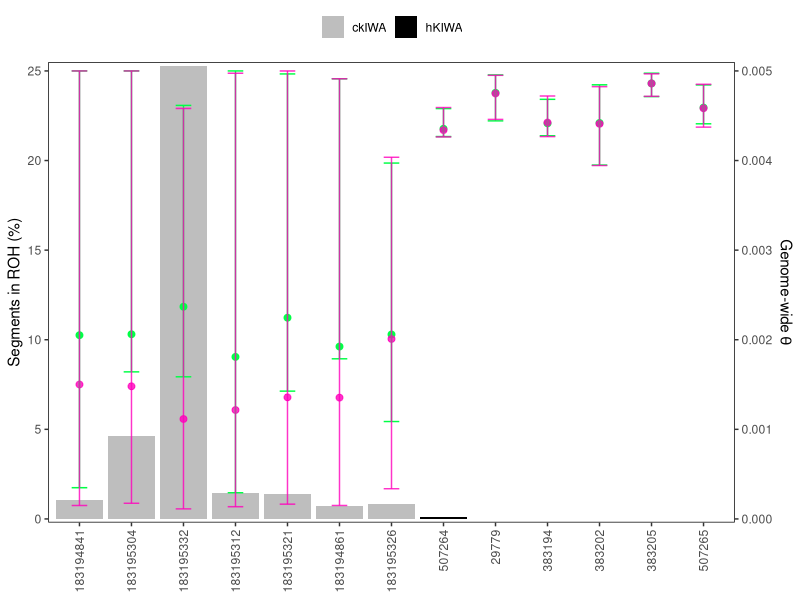
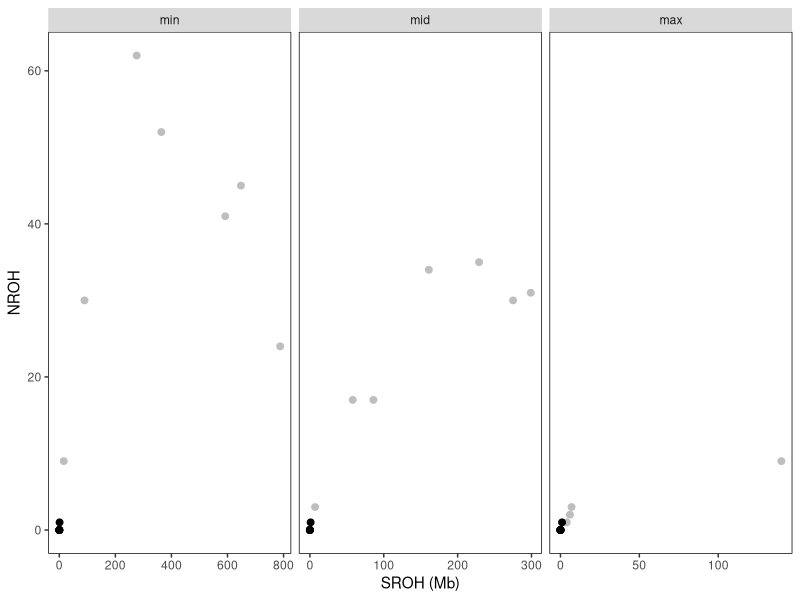
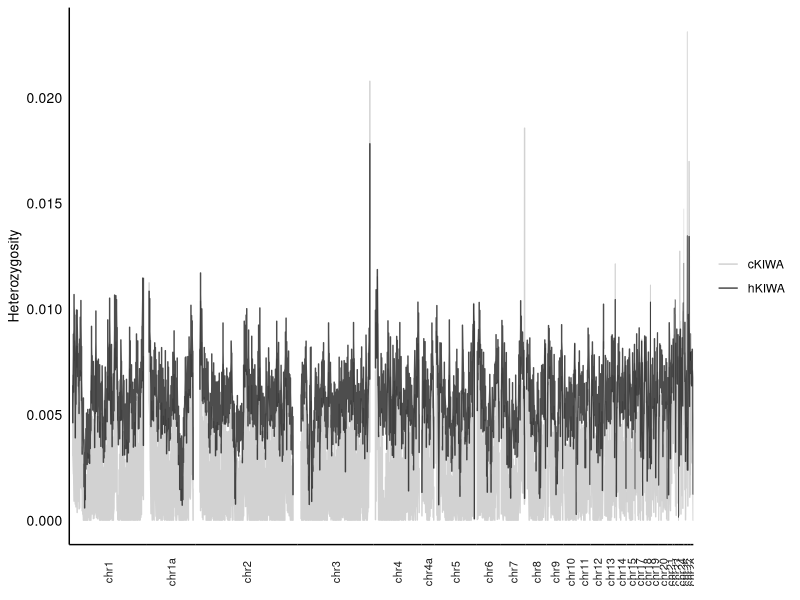

Write the R code that produced these figures, in order.
## ---- chunk 1
knitr::opts_chunk$set(echo = TRUE)
library(ggplot2)
library(tidyverse)
library(dplyr)
## ---- chunk 2
setwd("/Users/annamariacalderon/Desktop/KROH/data/rohan")
#Segments in ROH (%)
roh <- read.table("percent_ROH.txt", header=TRUE)
colnames(roh) <- c("sample", "fROH", "CI")
roh$sample <- as.character(roh$sample)
roh$pop <- c(rep("ckIWA",7), rep("hKIWA",6))
roh$sample <- factor(roh$sample,
                     levels = c("183194841","183195304","183195332",
                                "183195312","183195321","183194861",
                                "183195326","507264","29779", 
                                "383194", "383202","383205","507265"))

# Genome-wide theta outside ROH
theta_o_roh <- read.table("gw_theta_outside_ROH.txt", header=TRUE)

# Genome-wide theta including ROH
theta_inc_roh <- read.table("gw_theta_inc_ROH.txt", header=TRUE)
colnames(theta_inc_roh) <- c("sample","mid","min","max")

#Combine Data
roh_theta <- cbind(roh, 
                   theta_o_roh[,c("thetamid", "thetamin","thetamax")],
                   theta_inc_roh[,c("mid", "min","max")])

#nroh_sroh
nroh_sroh <- read.csv("nroh_sroh.txt", header=TRUE, fill = TRUE)
nroh_sroh[is.na(nroh_sroh)] <- 0
nroh_sroh$pop <- c(rep("ckIWA",21), rep("hKIWA",18))
nroh_sroh$hmm_posterior_decoding <- factor(nroh_sroh$hmm_posterior_decoding,
                                           levels = c("min","mid","max"))

#Heterozygosity
h <- read.table("het.txt", header=TRUE)


## ---- chunk 3
ggplot(roh_theta, aes(x=sample, y=fROH, fill=pop)) +
  geom_bar(stat="identity") +
  geom_point(aes(y = thetamid * 5000), 
             color = "#00FF45", 
             size = 2,
             alpha=1.0,
             show.legend = FALSE) +
  geom_point(aes(y = mid * 5000), 
             color = "#FF00BB", 
             size = 2,
             alpha=0.8,
             show.legend = FALSE) +
  geom_errorbar(aes(y=thetamid*5000, ymin=thetamin*5000, ymax=thetamax*5000),
                color = "#00FF45",
                width = 0.3,
                alpha=1.0) +
  geom_errorbar(aes(y=mid*5000, ymin=min*5000, ymax=max*5000),
                color = "#FF00BB",
                width = 0.3,
                alpha=0.8) +
  scale_fill_manual(values=c("gray","black")) +
  scale_y_continuous(name = "Segments in ROH (%)",
                     expand = c(0,0.2),
                     sec.axis = 
                       sec_axis(~./5000, name=expression("Genome-wide " * theta))) +
  labs(x = NULL) +
  theme(
    panel.background = element_blank(),
    panel.grid = element_blank(),
    panel.border = element_rect(color = "black", fill = NA),
    legend.background = element_blank(),
    legend.title = element_blank(),
    legend.position = "top",
    axis.text.x = element_text(angle = 90, hjust = 1, vjust = 0.5))
## ---- chunk 4

ggplot(nroh_sroh, aes(x = sroh/1e6, y = nroh, color = pop)) +
  geom_point(size = 2) +
  scale_color_manual(values = c("gray", "black")) +
  facet_wrap(~hmm_posterior_decoding, scales = "free_x") +
  xlab("SROH (Mb)") +
  ylab("NROH") +
  theme(
    panel.background = element_blank(),
    panel.grid = element_blank(),
    panel.border = element_rect(color = "black", fill = NA),
    legend.background = element_blank(),
    legend.title = element_blank(),
    legend.position = "none")
## ---- chunk 5
h$chrom <- factor(h$chrom, levels = unique(h$chrom))
ggplot(h, aes(x = end, y = h, color=pop)) +
  geom_line(alpha=0.7) + 
  scale_color_manual(values=c("gray","black")) +
  facet_grid(. ~ chrom, scales = "free_x", space = "free_x", switch="x") +
  theme_minimal() +
  ylab("Heterozygosity") +
  theme(axis.line = element_line(color="black"),
        axis.ticks = element_blank(),
        axis.text.y = element_text(size=10, color="black"),
        axis.title.y = element_text(size=10, color="black"),
        axis.title.x = element_blank(),
        axis.text.x = element_blank(),
        strip.text = element_text(size=8),
        strip.text.x = element_text(angle=90, vjust = 0.5),
        strip.placement = "outside",
        plot.background = element_blank(),
        panel.background = element_blank(),
        panel.border = element_blank(),
        panel.spacing = unit(0.0, 'points'),
        panel.grid.major = element_blank(),
        panel.grid.minor = element_blank(),
        legend.title = element_blank()) 
